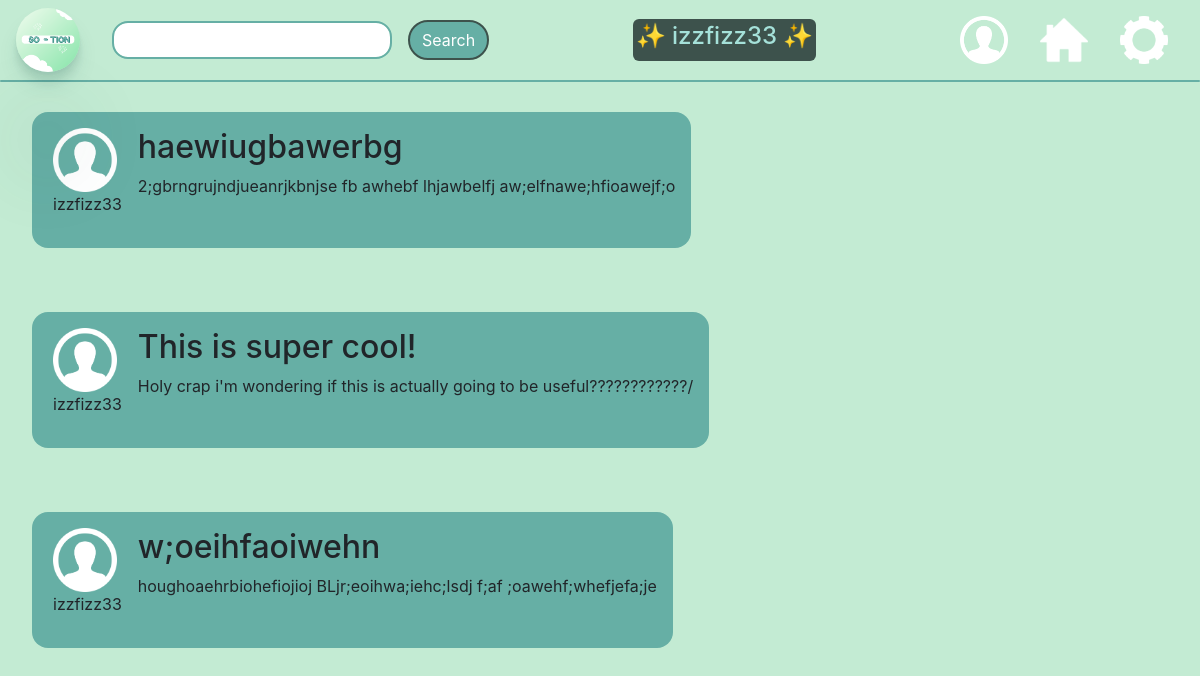
The app's page /homefeed (signed in), older data.
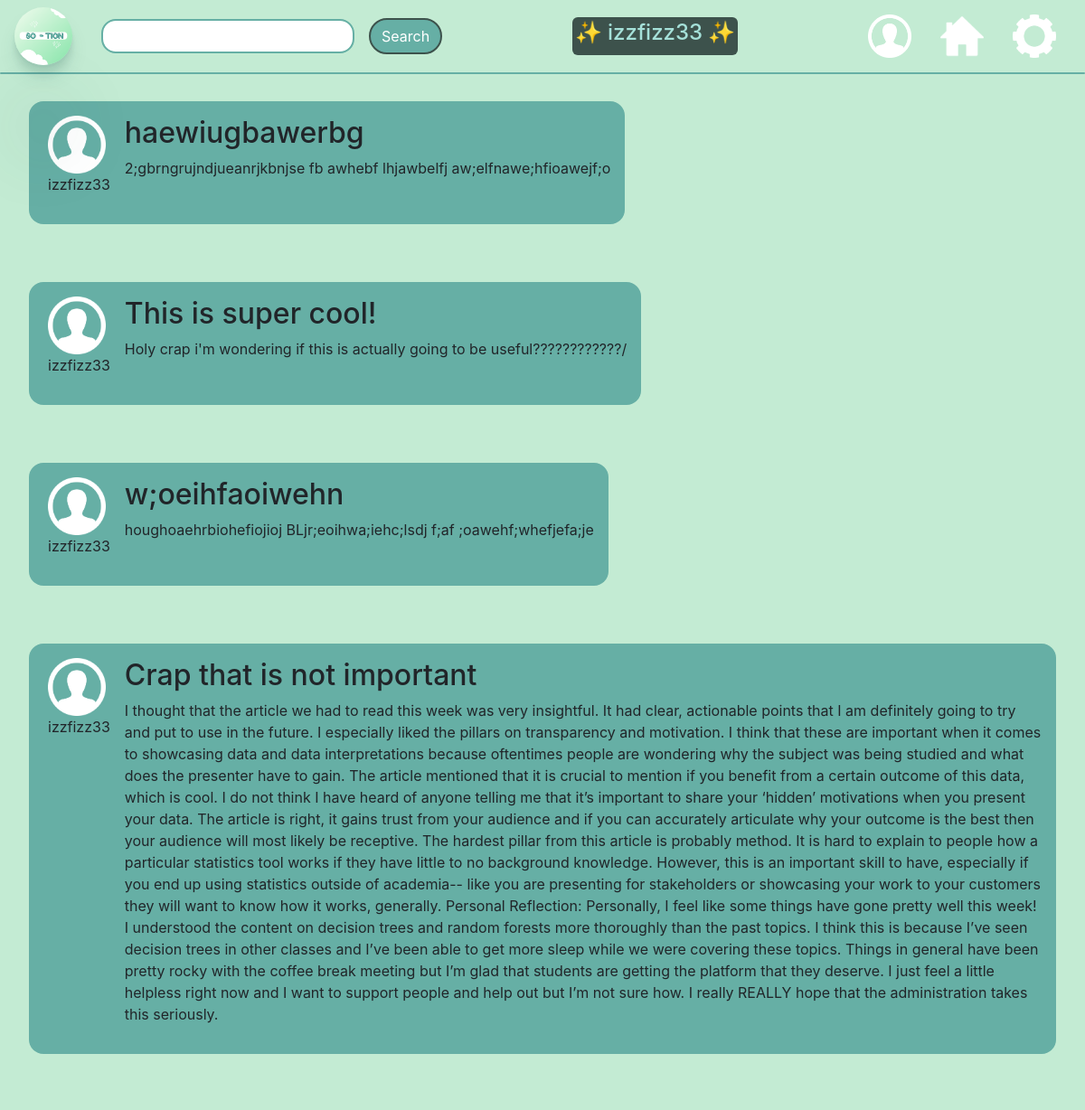
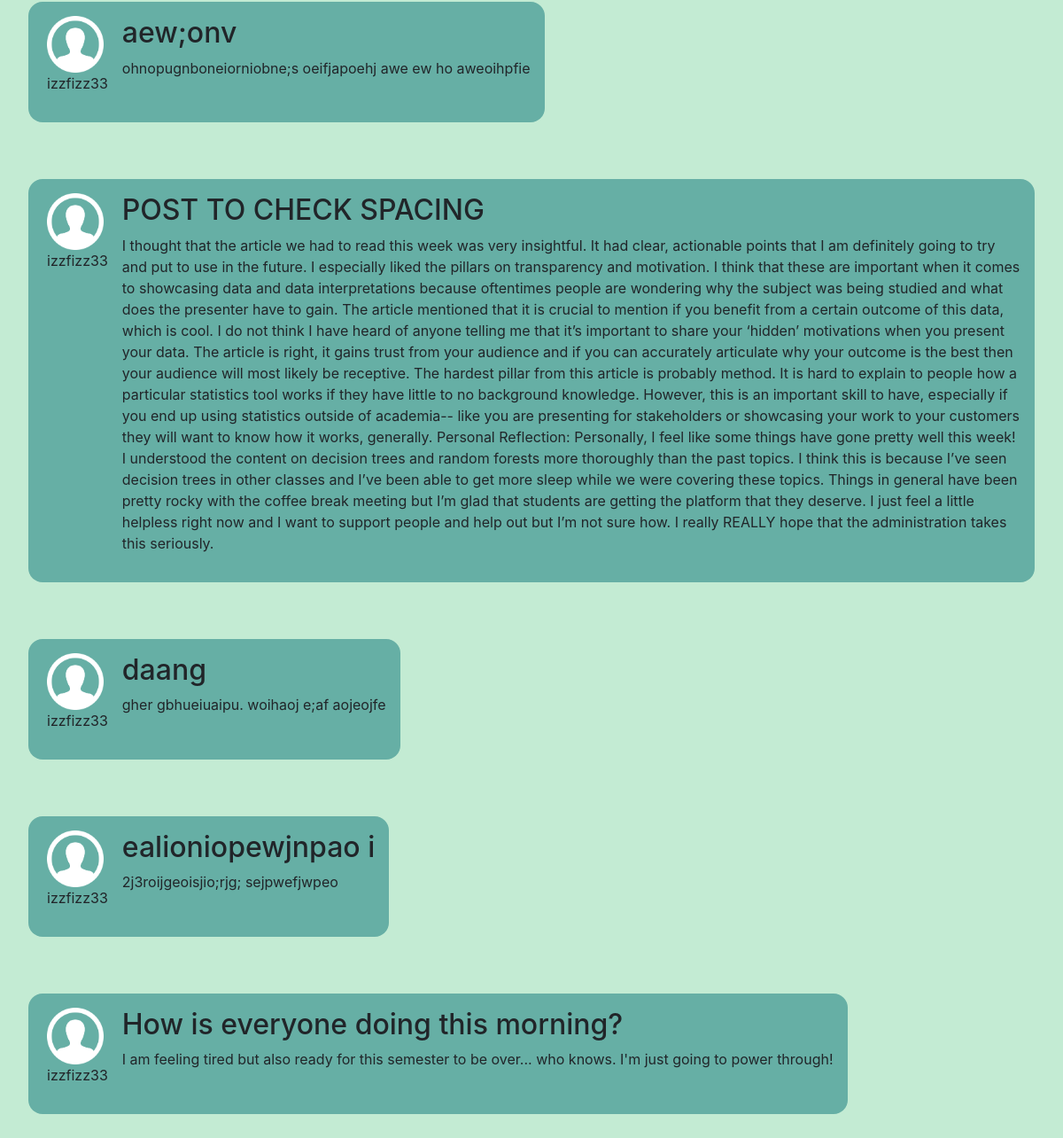
The same page, newer data (2 pictures, top to bottom).
### app.py (models this page shows, shortened)
class User(UserMixin, db.Model):
    id = db.Column(db.Integer, primary_key=True)
    email = db.Column(db.String(75), unique=True)
    username = db.Column(db.String(30), unique=True)
    password_hash = db.Column(db.String())
    is_authenticated = db.Column(db.Boolean, default=False)
    pfp_placement = db.Column(db.String(), default="center")
    bio_placement = db.Column(db.String(), default="center")
    post_placement = db.Column(db.String(), default="center")
    bio = db.Column(db.String(), default="BIO HERE")
    darkMode = db.Column(db.Boolean, default = True)

class Post(db.Model):
    id = db.Column(db.Integer, primary_key=True)
    user_id = db.Column(db.Integer, unique=False)
    post_title = db.Column(db.String(300), unique=False)
    post_content = db.Column(db.String(2800), unique=False)
    profile_pic = db.Column(db.Boolean, default=False)

### app.py (the view, shortened to what this page needs)
@app.route('/homefeed', methods=['POST', "GET"])
@login_required
def homefeed():
    form1 = SearchForm()
    title="'s Homefeed"
    username = current_user.username
    postz = Post.query.filter_by(user_id = current_user.id).all()
    return render_template("homefeed.html", title=(current_user.username + title), username=username, post1=postz, form1=form1 )

### app.py
class SearchForm(FlaskForm):
    searchword = StringField("searchword",validators=[InputRequired(), Length(min=4,max=15)])

### app.py (called while the page is built)
@login_manager.user_loader
def user_loader(user_id):
    return User.query.filter_by(id=user_id).first()

### templates/homefeed.html (shortened to what this page needs)
{% extends "base.html" %}
{% block content %}
<link rel="stylesheet" href="styles/homefeed.css">
  {% for post in post1 %}
  <div class="post">
    <div class="content">
      <div class="pic-and-username">
        <img class="profile-icon" src="../images/profile-icon.png" alt="Profile picture">
        <p style="text-align: center;"class="username">{{ username }}</p>
      </div>
      <div class="content-and-comments">
        <h2> {{ post.post_title }}</h2>
        <p> {{ post.post_content }}</p>
      </div>
    </div>
  </div>
{% endfor %}
{% endblock content %}

### templates/base.html (shortened to what this page needs)
<!doctype html>
<html lang="en">
<head>
    <link rel="stylesheet" href="https://stackpath.bootstrapcdn.com/bootstrap/4.3.1/css/bootstrap.min.css"
>
    <link rel="stylesheet" href="../styles/homefeed.css">
</head>
<body>
    <nav class="fixed-top">
        <div class="navbar fixed-top nav">
            <div id="logo-and-search">
                <img class="navbar-logo" src="../images/So-tion-logo-pic.png" href="#" alt="So-tion logo" />
                <form action="/search" method="POST">
                    {{ form1.searchword(class_="form-control") }}
                    <button type="submit" class="search-button btn btn-primary">Search</button>
                </form>
            </div>
            <div id='username-block'>
                <h4 id="username-text">&#x2728; {{username}} &#x2728;</h4>
            </div>
            <div id="right-navbar-images">
                <a href="{{ url_for('profile') }}">
                    <img class="profile-icon-navbar" src="../images/profile-icon.png" alt="profile icon button" /></a>
                <a href="{{ url_for('homefeed') }}">
                    <img class="home-navbar" src="../images/home.jpg" href="{{ url_for('homefeed') }}"
                        alt="Home button" /></a>
                <a href="{{ url_for('settings') }}">
                    <img class="gear-navbar" src="../images/gear.png" href="#" alt="Gear button" /></a>
            </div>
        </div>
        <div class="navbar-divider nav"></div>
    </nav>
    {% block content %}
    {% endblock %}
</body>
</html>

### static/styles/homefeed.css (style rules this page uses)
body { background-color: #c3ebd3; }
.navbar-logo { width: 4em; height: 4em; border-radius: 3em; border-width: 3em; box-shadow: 0 2.8px 2.2px rgba(24, 80, 72, 0.034), 0 6.7px 5.3px rgba(36, 110, 101, 0.048), 0 120.5px 179px rgba(33, 83, 77, 0.06), 0 12.3px 7.9px rgba(38, 83, 77, 0.072), 0 14.8px 20.4px rgba(25, 90, 81, 0.086), 0 100px 80px rgba(42, 90, 84, 0.12); }
.home-navbar, .gear-navbar, .profile-icon-navbar { width: 3em; height: 3em; position:relative; display: flex; justify-content: right; }
#logo-and-search { display: flex; justify-content: left; column-gap: 2em; }
#right-navbar-images { display: flex; justify-content: right; column-gap: 2em; margin-right: 1em; align-items: center; }
.navbar { display: flex; justify-content: space-between; position: fixed; }
.navbar-divider { height: 2px; background-color: #66afa5; margin-top: 5em; margin-bottom: 1em; border-radius: 5em; }
.post { display:flex; flex-direction: row; column-gap: 1em; border-width: 3em; padding: 2em; border-radius: 2px; border-color:black; }
.post:first-of-type { margin-top: 5em; }
.profile-icon { height:4em; width:4em; }
.fixed-top { position:fixed; background-color: #c3ebd3; }
.pic-and-username { display:flex; flex-direction: column; margin-right: 1em; margin-left: 5px; }
.content { display:flex; flex-direction: row; background-color: #66afa5; border-radius: 1em; padding: 1em; }
#username-block { background-color: #3D524c; padding: 3px; border-radius: 6px; color:#a5e1d9; }
.search-button { background-color: #66afa5; border:solid; border-width: 2px; border-color: #3D524c; border-radius: 35px; color:white; }
form { display: flex; align-items: center; column-gap: 1em; }
.form-control { border-radius: 1em; padding-left: 1em; border-color: #66afa5; border-width: 2px; }
a { text-decoration: none; color: black; }

Row changes from the older to the newer data that the page shows:
added Post: {{ username }} "izzfizz33", post_title "Crap that is not important", post_content "I thought that the article we had to read this week was very insightful. It had clear, actionable points that I am definitely going to try and put to use in the future. I especially liked the pillars on transparency and motivation. I think that these are important when it comes to showcasing data and data interpretations because oftentimes people are wondering why the subject was being studied and what does the presenter have to gain. The article mentioned that it is crucial to mention if you benefit from a certain outcome of this data, which is cool. I do not think I have heard of anyone telling me that it’s important to share your ‘hidden’ motivations when you present your data. The…"
added Post: {{ username }} "izzfizz33", post_title "aew;onv", post_content "ohnopugnboneiorniobne;s oeifjapoehj awe ew ho aweoihpfie"
added Post: {{ username }} "izzfizz33", post_title "POST TO CHECK SPACING", post_content "I thought that the article we had to read this week was very insightful. It had clear, actionable points that I am definitely going to try and put to use in the future. I especially liked the pillars on transparency and motivation. I think that these are important when it comes to showcasing data and data interpretations because oftentimes people are wondering why the subject was being studied and what does the presenter have to gain. The article mentioned that it is crucial to mention if you benefit from a certain outcome of this data, which is cool. I do not think I have heard of anyone telling me that it’s important to share your ‘hidden’ motivations when you present your data. The…"
added Post: {{ username }} "izzfizz33", post_title "daang", post_content "gher gbhueiuaipu. woihaoj e;af aojeojfe"
added Post: {{ username }} "izzfizz33", post_title "ealioniopewjnpao i", post_content "2j3roijgeoisjio;rjg; sejpwefjwpeo"
added Post: {{ username }} "izzfizz33", post_title "How is everyone doing this morning?", post_content "I am feeling tired but also ready for this semester to be over... who knows. I'm just going to power through!"
